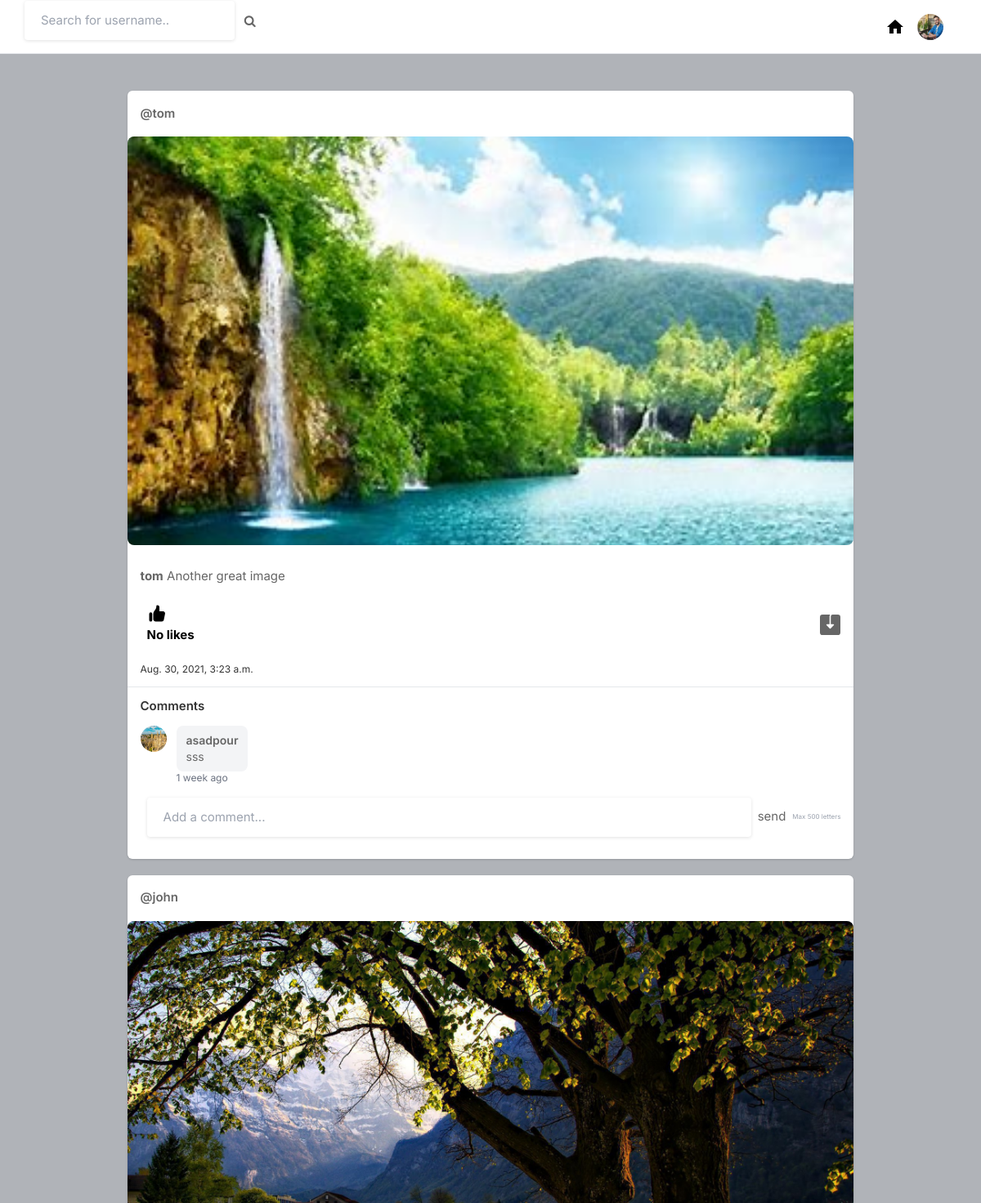
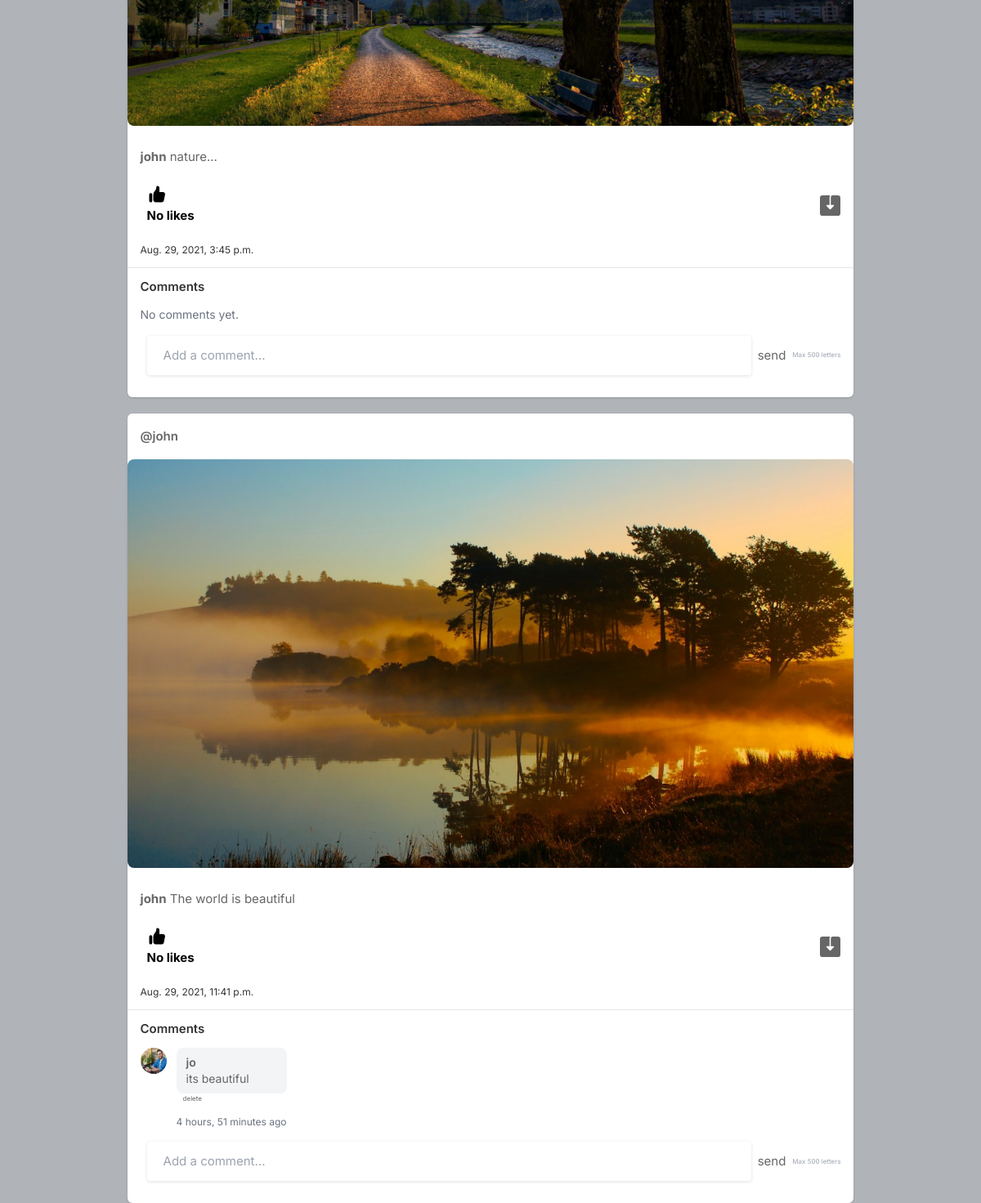
The app's page /explore/ (signed in) with its own data (2 pictures, top to bottom).
### core/models.py (models this page shows, shortened)
class Profile(models.Model):
    user = models.OneToOneField(User, on_delete=models.CASCADE, related_name='profile')
    id_user = models.IntegerField()
    bio = models.TextField(blank=True)
    email_confirmed = models.BooleanField(default=False)
    phone_confirmed = models.BooleanField(default=False)
    phone_number = models.TextField(blank=True)
    private_public = models.BooleanField(default=False)
    profileimg = models.ImageField(upload_to='profile_images',default='blank-profile-picture.png')
    profilebackground = models.ImageField(upload_to='profile_images',default='blank-profile-picture.png')
    location = models.CharField(max_length=100, blank=True)

class Post(models.Model):
    id = models.UUIDField(primary_key=True, default=uuid.uuid4, editable=False)
    user = models.CharField(max_length=100)
    image = models.FileField(upload_to='post_images',default='blank-post-picture.png')
    caption = models.TextField()
    created_at = models.DateTimeField(default=datetime.now)
    no_of_likes = models.IntegerField(default=0)

class Comments(models.Model):
    post = models.ForeignKey(Post, on_delete=models.CASCADE, related_name='comments')
    user = models.ForeignKey(User, on_delete=models.CASCADE)
    comment = models.TextField(max_length=500)
    created_at = models.DateTimeField(default=datetime.now)

### core/views.py (the view)
# urls.py: path('explore/', views.explore, name='explore'),
@login_required(login_url='signin')
def explore(request):
    user_object = User.objects.get(username=request.user.username)
    user_profile = Profile.objects.get(user=user_object)
    user_profile_post = Profile.objects.filter(private_public=False)
    posts = []
    for user in user_profile_post:
        if not user.private_public:
            posts.append(Post.objects.filter(user=user.user))
    user_following = FollowersCount.objects.filter(follower=request.user.username)
    for user in user_following:
        posts.append(Post.objects.filter(user=user.user))
    posts = list(set(chain(*posts)))
    random.shuffle(posts)
    posts = posts[:50]
    return render(request, 'explore.html', {'user_profile': user_profile,'posts': posts})

### templates/explore.html (shortened to what this page needs)
{% load static %}
<html lang="en">
<head>
    <link rel="stylesheet" href="{% static 'assets/css/icons.css' %}">
    <link rel="stylesheet" href="{% static 'assets/css/uikit.css' %}">
    <link rel="stylesheet" href="{% static 'assets/css/style.css' %}">
    <link rel="stylesheet" href="{% static 'assets/css/tailwind.css' %}">
    <link rel="stylesheet" href="https://cdnjs.cloudflare.com/ajax/libs/font-awesome/4.7.0/css/font-awesome.min.css">
</head>
<body>
            <header>
                <div class="header_inner">
                    <form action="/search" method="POST">
                    <div class="left-side">
                            <input type="text" name="username" placeholder="Search for username..">&nbsp; &nbsp;
                            <button type="submit"><i class="fa fa-search fa-1x"></i></button>
                    </div>
                    </form>
                    <div class="right-side lg:pr-4">
                        <a href="/" title="Home" style="display: inline-block; margin-left: 20px; color: black;">
                            <svg xmlns="http://www.w3.org/2000/svg" fill="black" width="24" height="24" viewBox="0 0 24 24">
                                <path d="M10 20v-6h4v6h5v-8h3L12 3 2 12h3v8z"/>
                            </svg>
                        </a>
                       <a href="#">
                            <img src="{{ user_profile.profileimg.url }}" class="header-avatar" alt="">
                       </a>
                    </div>
                </div>
            </header>
            <div class="container m-auto">
                <div class="lg:flex justify-center lg:space-x-10 lg:space-y-0 space-y-5">
                    <div class="space-y-5 flex-shrink-0 lg:w-10/12">
                        {% for post in posts %}
                        <div class="bg-white shadow rounded-md  -mx-2 lg:mx-0">
                            <div class="flex justify-between items-center px-4 py-3">
                                <div class="flex flex-1 items-center space-x-4">
                                    <span class="block font-semibold "><a href="/profile/{{post.user}}">@{{post.user}}</a></span>
                                </div>
                                <div>
                            <a href="#"> <i class="icon-feather-more-horizontal text-2xl hover:bg-gray-200 rounded-full p-2 transition -mr-1 "></i> </a>
                        </div>
                            </div>
                            <div class="post-media mb-3">
                                    {% if post.image %}
                                    {% if post.image.url|lower|slice:'-4:' == '.mp4' or post.image.url|lower|slice:'-5:' == '.webm' or post.image.url|lower|slice:'-4:' == '.mov' %}
                                    <video controls style="width: 100%; max-height: 500px; object-fit: cover; border-radius: 8px;">
                                        <source src="{{ post.image.url }}" type="video/mp4">
                                    </video>
                                    {% else %}
                                    <a href="{{ post.image.url }}" uk-lightbox>
                                        <img src="{{ post.image.url }}" alt="post media" style="width: 100%; max-height: 500px; object-fit: cover; border-radius: 8px;">
                                    </a>
                                    {% endif %}
                                    {% endif %}
                                </div>
                            <div class="py-3 px-4 space-y-3">
                                <p>
                                    <a href="/profile/{{post.user}}"><strong>{{post.user}}</strong></a> {{post.caption}}
                                </p>
                                <div class="flex space-x-4 lg:font-bold">
                                    <a href="/like-post?post_id={{post.id}}" class="flex items-center space-x-2">
                                        <div class="p-2 rounded-full text-black">
                                            {% if post.no_of_likes == 0 %}
                                            <p>No likes</p>
                                            {% elif post.no_of_likes == 1 %}
                                            <p>Liked by {{post.no_of_likes}} person</p>
                                            {% else %}
                                            <p>Liked by {{post.no_of_likes}} people</p>
                                            {% endif %}
                                        </div>
                                    </a>
                                    <a href="{{post.image.url}}" class="flex items-center space-x-2 flex-1 justify-end" download>
                                    </a>
                                </div>
                                <h6 style="font-size: 12px;">
                                    {{post.created_at}}
                                </h6>
                            </div>
                                <div class="border-t border-gray-200 px-4 py-3">
                            <h3 class="font-semibold mb-3">Comments</h3>
                            <div class="space-y-3 mb-4">
                            {% for comment in post.comments.all %}
                                <div class="flex items-start space-x-3">
                                    <a href="/profile/{{ comment.user.username }}">
                                        <img src="{{ comment.user.profile.profileimg.url }}" class="w-8 h-8 rounded-full">
                                    </a>
                                <div>
                                    <div class="bg-gray-100 rounded-lg px-3 py-2">
                                        <a href="/profile/{{ comment.user.username }}" class="font-semibold text-sm">
                                            {{ comment.user.username }}
                                        </a>
                                        <p class="text-sm" name="comment_txt">{{ comment.comment }}</p>
                                </div>
                                    {% if comment.user.username == user.username %}
                                    <form method="POST" action="/comment/delete/{{ post.id }}" class="flex items-center space-x-2">
                                        <button style="font-size : 8px;" type="submit">delete</button>
                                    </form>
                                    {% endif %}
                                    <span class="text-xs text-gray-500">{{ comment.created_at|timesince }} ago</span>
                                </div>
                            </div>
                            {% empty %}
                            <p class="text-gray-500 text-sm">No comments yet.</p>
                                {% endfor %}
                            </div>
                            <form method="POST" action="/comment/{{ post.id }}" class="flex items-center space-x-2">
                                <input type="text" name="comment_text" maxlength="500" placeholder="Add a comment..." class="flex-1 border border-gray-300 rounded-full px-4 py-2 focus:outline-none focus:ring-2 focus:ring-blue-500 focus:border-transparent">
                                <button type="submit">
                                    send
                                </button>
                                <p class="text-[10px] text-gray-400 ml-2" style="font-size:8px;">Max 500 letters</p>
                            </form>
                        </div>
                        </div>
                        {% endfor %}
                    </div>
                    </div>
                </div>
</body>
</html>

### static/assets/css/style.css (style rules this page uses)
body { background-color: #B0B3B8!important; }
button { vertical-align: middle; }
input { height: 48px; line-height: 48px; padding: 0 20px; outline: none; font-size: 15px; color: #808080; max-width: 100%; width: 100%; -webkit-box-sizing: border-box; box-sizing: border-box; display: block; font-weight: 400; opacity: 1; border-radius: 4px; border: none; -webkit-box-shadow: 0 1px 4px 0px rgba(0, 0, 0, 0.12); box-shadow: 0 1px 4px 0px rgba(0, 0, 0, 0.12); }
input[type="text"], input[type="password"], input[type="email"], input[type="number"] { height: 48px; line-height: 48px; padding: 0 20px; outline: none; font-size: 15px; color: #808080; max-width: 100%; width: 100%; -webkit-box-sizing: border-box; box-sizing: border-box; display: block; font-weight: 400; opacity: 1; border-radius: 4px; border: none; -webkit-box-shadow: 0 1px 4px 0px rgba(0, 0, 0, 0.12); box-shadow: 0 1px 4px 0px rgba(0, 0, 0, 0.12); }
input { -webkit-transition: all 0.1s ease-in-out; transition: all 0.1s ease-in-out; }
::placeholder { color: #808080; opacity: 1; }
button { border: none; margin: 0; padding: 0; width: auto; overflow: visible; background: transparent; color: inherit; font: inherit; line-height: normal; cursor: pointer; }
a { color: #be185d; -webkit-transition: 0.3s; transition: 0.3s; outline: none !important; }
button { outline: none !important; }
img { max-width: 100%; }
body { color: #666; font-size: 15px; line-height: 27px; background-color: #f0f2f5; font-family: "Inter", sans-serif; text-transform: none; }
body p { font-size: 15px; line-height: 27px; }
h1, h2, h3, h4, h5, h6 { font-family: "Inter", sans-serif; text-transform: none; }
input[type="text"], input[type="password"], input[type="email"] { font-family: "Inter", sans-serif; text-transform: none; }
button, body .pac-container { font-family: "Inter", sans-serif; text-transform: none; }
h1, h2, h3, h4, h5, h6 { color: #333; font-weight: 500; margin: 0; padding: 0; }
h3 { font-size: 22px; }
h6 { font-size: 12px; }
b, strong { font-weight: 700 !important; }
@media (min-width: 1024px) { .container { max-width: 900px !important; padding-top: 45px; } }
header { background-color: #fff; left: 0; right: 0; top: 0; z-index: 99; height: 66px; display: -webkit-box; display: -ms-flexbox; display: flex; -webkit-box-align: center; -ms-flex-align: center; align-items: center; border-bottom: 1px solid #e5e7eb; }
header .header_inner { display: -webkit-box; display: -ms-flexbox; display: flex; -webkit-box-align: center; -ms-flex-align: center; align-items: center; max-width: 1090px; margin: auto; width: 100%; max-width: 100% !important; padding: 0 30px; }
header .header_inner .left-side { display: -webkit-box; display: -ms-flexbox; display: flex; -webkit-box-align: center; -ms-flex-align: center; align-items: center; }
header .header_inner .right-side { display: -webkit-box; display: -ms-flexbox; display: flex; -webkit-box-align: center; -ms-flex-align: center; align-items: center; -webkit-box-pack: end; -ms-flex-pack: end; justify-content: flex-end; margin-left: auto; }
header .header_inner .right-side .header-avatar { width: 32px; height: 32px; border-radius: 100%; margin-left: 15px; }

### records on screen
Profile: profileimg (picture)
Post: user "tom", image (picture), caption "Another great image", no_of_likes "No likes", created_at "Aug. 30, 2021, 3:23 a.m."
Comments: user.profile.profileimg (picture), user.username "asadpour", comment "sss", created_at "1 week"
Post: user "john", image (picture), caption "nature...", no_of_likes "No likes", created_at "Aug. 29, 2021, 3:45 p.m."
Post: user "john", image (picture), caption "The world is beautiful", no_of_likes "No likes", created_at "Aug. 29, 2021, 11:41 p.m."
Comments: user.profile.profileimg (picture), user.username "jo", comment "its beautiful", created_at "4 hours, 51 minutes"
